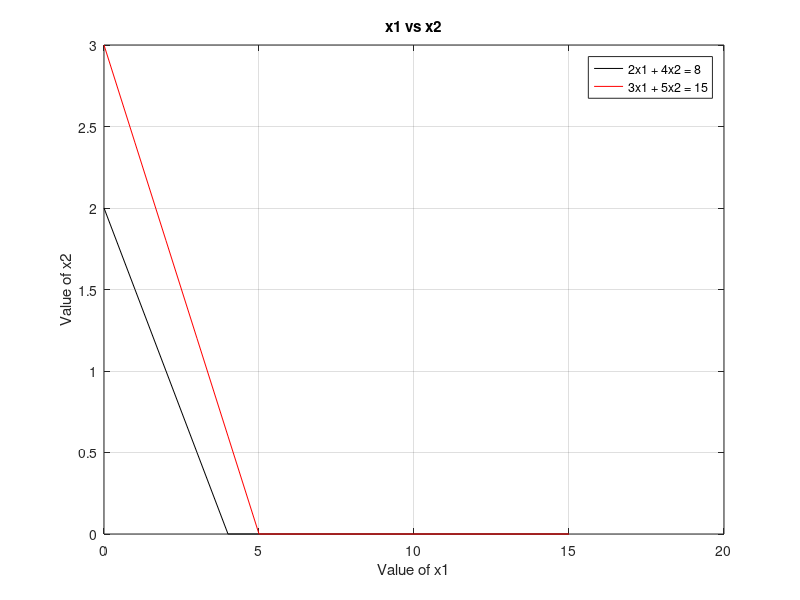

This chart was generated by the following MATLAB code: (Note: this script raises an error after producing the figure.)
c=[3 2];
A=[2 4;3 5];
B=[8;15];

y1 = 0 : 1 : max(B);
x21 = (B(1) - A(1, 1) .* y1) ./ A(1, 2);
x22 = (B(2) - A(2, 1) .* y1) ./ A(2, 2);

x21 = max(0, x21);
x22 = max(0, x22);

plot(y1, x21, 'k', y1, x22, 'r' );
xlabel("Value of x1");
ylabel("Value of x2");
title("x1 vs x2");
legend("2x1 + 4x2 = 8", "3x1 + 5x2 = 15");
grid on;

cx1 = find(y1 == 0);
c1 = find(x21 == 0);
Line1 = [y1(:, [c1 cx1]); x21(:, [c1 cx1])]';

c2 = find(x22 == 0);
Line2 = [y1(:, [c2 cx1]); x22(:, [c2 cx1])]';

ans = unique([Line1; Line2], 'rows');

HG = [0; 0];
for i = 1 : size(A, 1) 
    hg1 = A(i, :);
    B1 = B(i, :);
    for j = i + 1 : size(A, 1)
        hg2 = A(j, :);
        B2 = B(j, :);
        Aa = [hg1 ; hg2];
        Bb = [B1; B2];
        Xx = Aa \ Bb;
        HG = [HG Xx];
    end
end
pt = HG';

allpt = [pt; ans];
points = unique(allpt, 'rows');

PT = helper_fun(points);
PT = unique(PT, 'rows');


for i = 1 : size(PT, 1)
    Fx(i, :) = sum(PT(i, :) .* C);
end
Vert_Fns = [PT Fx];

[fxval, indfx] = max(Fx);
op = Vert_Fns(indfx, :);
OP = array2table(op);
disp(OP);